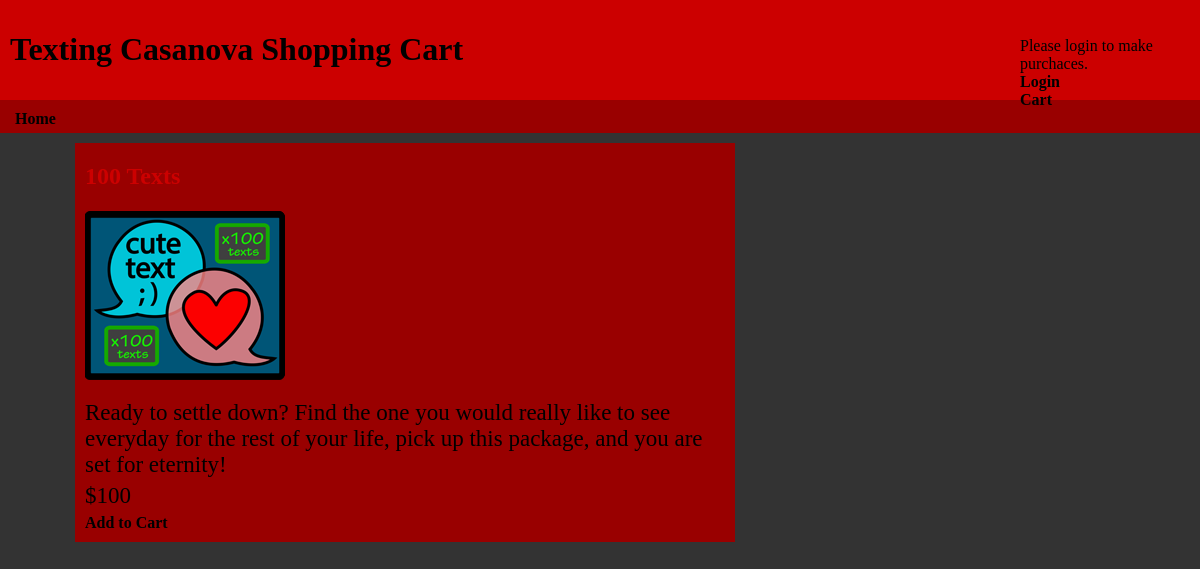
/getprod.php?productid=3, run on the app's committed database.
### tables this page shows
CREATE TABLE IF NOT EXISTS `products` (
  `product_id` int(11) NOT NULL AUTO_INCREMENT,
  `name` varchar(255) NOT NULL,
  `description_short` varchar(255) NOT NULL,
  `description_long` mediumtext NOT NULL,
  `price` decimal(10,0) NOT NULL,
  `image_path` varchar(256) NOT NULL,
  `stock` int(11) NOT NULL,
  PRIMARY KEY (`product_id`)
);

### getprod.php (the view, shortened to what this page needs)
<?php
	require_once 'conn.php';
	require_once 'header.php';
	if (isset($_GET['productid']))
	{
		$productid = $_GET['productid'];
		$sql = "SELECT name, description_long, price, image_path, stock " .
				   "FROM products " .
				   "WHERE product_id=" . $productid;
				$result = mysql_query($sql, $conn)
					or die('Could not look up products: ' . mysql_error());
				if ($row = mysql_fetch_array($result))
				{
					echo '<div class="item_big';
					if ($row['stock'] < 1 &&
						$row['stock'] != -1)
					{
						echo ' soldout';
					}
					echo '">';
					echo '<a href="getprod.php?productid=' . $productid . '"><h2>' . $row['name'] . '</h2></a>';
					echo '<a href="getprod.php?productid=' . $productid . '"><img src="images/thumb/' . $row['image_path'] . '_thumb.png" /img></a>';
					echo '<p class="description_long">' . $row['description_long'] . '</p>';
					echo '<p class="price">$' . $row['price'] . '</p>';
					echo '<a href="transact-product.php?action=AddProduct&productid=' . $productid . '&quantity=1" >Add to Cart</a>';
					echo '</div>';
				}
	}
	else
	{
		redirect('index.php');
	}
	require_once 'footer.php';
?>

### css/main.css (style rules this page uses)
html { background-color:#333; }
body { margin: 0; padding: 0; }
a { font-family: exo; color: #000; text-decoration: none; font-weight:bold; padding-top:3px; padding-bottom:3px; }
h2 { color: #CC0000; font-family: exo; font-weight: bold; padding-top: 5px; margin-top: 5px; margin-bottom: 5px; }
p { margin-top: 5px; margin-bottom: 5px; font-family: sertig; font-size: 23px; color: #000; }
.item_big { background-color: #900; color: #000; width:640px; margin-left: 50px; margin-top: 10px; padding-top: 10px; padding-bottom: 10px; padding-left: 10px; padding-right: 10px; }

### data on the page
products: image_path (picture), description_long "Ready to settle down? Find the one you would really like to see everyday for the rest of your life, pick up this package, and you are set for eternity!", price "100"
